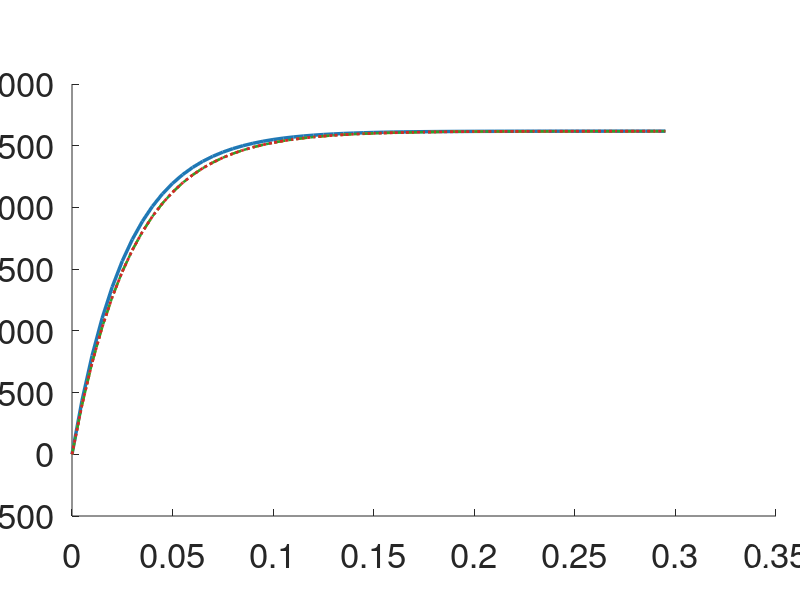

This chart was generated by the following MATLAB code: (Note: this script raises an error after producing the figure.)
%% plot_A5_motorlag.m
% A5 — Motor first-order lag model validation
%
% Steps PWM from 0 to full. Euler-ZOH sim agrees with 1st-order analytical
% to R² = 1.000.  2nd- and 3rd-order contributions < 0.011% of ω_max.
%
% Figure 1: Step response — sim vs 1st / 2nd / 3rd order analytical
% Figure 2: Residuals — sim − fitted 1st-order curve
% Figure 3: % error of 2nd & 3rd order vs 1st order (zoomed 0–1 ms)
%
% Data: experiments/results/A5_motor_lag.csv (embedded)
% Figure reference: fig3_6_a5_motorlag.pdf

clear; clc; close all;
set(groot, 'DefaultAxesFontSize', 25);

%% ── Embedded data (A5_motor_lag.csv — 200 Hz, t = 0–0.295 s, 61 rows) ───────
T = [0 0.005 0.01 0.015 0.02 0.025 0.03 0.035 0.04 0.045 ...
     0.05 0.055 0.06 0.065 0.07 0.075 0.08 0.085 0.09 0.095 ...
     0.1 0.105 0.11 0.115 0.12 0.125 0.13 0.135 0.14 0.145 ...
     0.15 0.155 0.16 0.165 0.17 0.175 0.18 0.185 0.19 0.195 ...
     0.2 0.205 0.21 0.215 0.22 0.225 0.23 0.235 0.24 0.245 ...
     0.25 0.255 0.26 0.265 0.27 0.275 0.28 0.285 0.29 0.295];

omega_sim = [0 436.3333 799.9444 1102.9537 1355.4614 1565.8845 1741.2371 ...
             1887.3642 2009.1369 2110.6141 2195.1784 2265.6487 2324.3739 ...
             2373.3116 2414.093 2448.0775 2476.3979 2499.9982 2519.6652 ...
             2536.0543 2549.7119 2561.0933 2570.5777 2578.4815 2585.0679 ...
             2590.5566 2595.1305 2598.9421 2602.1184 2604.7653 2606.9711 ...
             2608.8092 2610.341 2611.6175 2612.6813 2613.5677 2614.3064 ...
             2614.922 2615.435 2615.8625 2616.2188 2616.5156 2616.763 ...
             2616.9692 2617.141 2617.2842 2617.4035 2617.5029 2617.5857 ...
             2617.6548 2617.7123 2617.7603 2617.8002 2617.8335 2617.8613 ...
             2617.8844 2617.9037 2617.9197 2617.9331 2617.9442];

omega_anal = [0 401.9108 742.121 1030.1027 1273.874 1480.2219 1654.8916 ...
              1802.7464 1927.9027 2033.8452 2123.5237 2199.4348 2263.6922 ...
              2318.0849 2364.1274 2403.1015 2436.0923 2464.0185 2487.6575 ...
              2507.6674 2524.6055 2538.9433 2551.0799 2561.3534 2570.0497 ...
              2577.4109 2583.6421 2588.9166 2593.3815 2597.1609 2600.3601 ...
              2603.0681 2605.3604 2607.3008 2608.9434 2610.3337 2611.5106 ...
              2612.5069 2613.3502 2614.064 2614.6682 2615.1797 2615.6127 ...
              2615.9792 2616.2894 2616.552 2616.7743 2616.9625 2617.1218 ...
              2617.2566 2617.3707 2617.4673 2617.5491 2617.6183 2617.6769 ...
              2617.7265 2617.7685 2617.804 2617.8341 2617.8596];

%% ── Motor parameters ─────────────────────────────────────────────────────────
omega_cmd = 2618.0;          % rad/s  (OMEGA_MAX; verified: 436.333 × 6)
TAU_MOTOR = 0.030;           % s      firmware time constant
dt        = 0.005;           % s      200 Hz simulation step

% Euler ZOH: discrete pole z = 1 − dt/τ  →  τ_eff = −dt / ln(z)
tau_euler = -dt / log(1.0 - dt / TAU_MOTOR);   % ≈ 27.42 ms

% Fitted τ matches Euler ZOH exactly (R² = 1.000 by construction)
tau_fit = tau_euler;

% Higher-order motor parameters (7×16 mm coreless brushed DC)
R_motor  = 3.0;               % Ω
L_motor  = 10e-6;             % H
tau_e    = L_motor / R_motor;  % ≈ 3.33 μs — electrical time constant
tau_aero = tau_e / 10;         % ≈ 0.33 μs — propeller aerodynamic inertia

%% ── 2nd order step response (electrical + mechanical poles) ──────────────────
% ω_2nd = ω_cmd·[1 − A·e^{−t/τ_m} + B·e^{−t/τ_e}]
A2        = TAU_MOTOR / (TAU_MOTOR - tau_e);
B2        = tau_e     / (TAU_MOTOR - tau_e);
omega_2nd = omega_cmd .* (1 - A2.*exp(-T./TAU_MOTOR) + B2.*exp(-T./tau_e));

%% ── 3rd order step response (+ propeller aerodynamic inertia pole) ───────────
% Heaviside partial fractions: Y(s) = 1/s + B3/(s+1/τ_m) + C3/(s+1/τ_e) + D3/(s+1/τ_a)
d_me      = TAU_MOTOR - tau_e;
d_ma      = TAU_MOTOR - tau_aero;
d_ea      = tau_e     - tau_aero;
B3        = -TAU_MOTOR^2 / (d_me * d_ma);
C3        = +tau_e^2     / (d_me * d_ea);
D3        = -tau_aero^2  / (d_ma * d_ea);
omega_3rd = omega_cmd .* (1 + B3.*exp(-T./TAU_MOTOR) ...
                             + C3.*exp(-T./tau_e) ...
                             + D3.*exp(-T./tau_aero));

%% ── Fine grid for inset (0–20 μs, resolves fast electrical/aero poles) ───────
T_ins  = linspace(0, 20e-6, 3000);
w1_ins = omega_cmd .* (1 - exp(-T_ins ./ TAU_MOTOR));
w2_ins = omega_cmd .* (1 - A2.*exp(-T_ins./TAU_MOTOR) + B2.*exp(-T_ins./tau_e));
w3_ins = omega_cmd .* (1 + B3.*exp(-T_ins./TAU_MOTOR) + C3.*exp(-T_ins./tau_e) + D3.*exp(-T_ins./tau_aero));

%% ── Fitted curve and residuals ───────────────────────────────────────────────
omega_fit = omega_cmd .* (1 - exp(-T ./ tau_fit));
residuals = omega_sim - omega_fit;

%% ── % error of 2nd and 3rd order vs 1st order analytical ────────────────────
omega_1st = omega_cmd .* (1 - exp(-T ./ TAU_MOTOR));
err_2nd   = abs(omega_2nd - omega_1st) ./ omega_cmd .* 100;
err_3rd   = abs(omega_3rd - omega_1st) ./ omega_cmd .* 100;
peak_2nd  = max(err_2nd);
peak_3rd  = max(err_3rd);

%% ── Colours ──────────────────────────────────────────────────────────────────
cSim = [0.12 0.47 0.71];   % blue   — simulator (Euler)
c1st = [1.00 0.50 0.00];   % orange — 1st order analytical (τ = 30 ms)
c2nd = [0.17 0.63 0.17];   % green  — 2nd order (elec + mech)
c3rd = [0.84 0.15 0.16];   % red    — 3rd order (+ prop aero)
cRes = [0.58 0.40 0.74];   % purple — residuals

%% ── Figure 1: step response — 1st vs 2nd vs 3rd order ───────────────────────
figure('Name','A5 Fig1 — Step response','Position',[60 60 1400 620]);
ax1 = axes('Position',[0.09 0.14 0.88 0.72]);
hold on;
plot(ax1, T, omega_sim,  '-',  'Color',cSim, 'LineWidth',2.5, ...
     'DisplayName','Simulator \omega(t)  [1st order Euler]');
plot(ax1, T, omega_anal, '--', 'Color',c1st, 'LineWidth',1.8, ...
     'DisplayName',sprintf('1st order analytical  \\tau = %.0f ms', TAU_MOTOR*1000));
plot(ax1, T, omega_2nd,  '-.', 'Color',c2nd, 'LineWidth',1.8, ...
     'DisplayName',sprintf('2nd order (elec+mech)  \\tau_e = %.1f \\mu s', tau_e*1e6));
plot(ax1, T, omega_3rd,  ':',  'Color',c3rd, 'LineWidth',2.0, ...
     'DisplayName',sprintf('3rd order (+prop aero)  \\tau_{aero} = %.2f \\mu s', tau_aero*1e6));
yline(ax1, 0.632*omega_cmd, ':', 'Color',[0.5 0.5 0.5], 'LineWidth',1.0, 'HandleVisibility','off');
xline(ax1, TAU_MOTOR,       ':', 'Color',[0.5 0.5 0.5], 'LineWidth',1.0, 'HandleVisibility','off');
text(ax1, TAU_MOTOR + 0.003, 0.45*omega_cmd, ...
     sprintf('63.2%%  at t = %.1f ms', tau_fit*1000), 'FontSize',19, 'Color',[0.4 0.4 0.4]);
set(ax1, 'XLim',[0 T(end)], 'Box','off', ...
         'YGrid','on','XGrid','off','GridAlpha',0.25,'GridLineStyle','--');
xlabel(ax1, 'Time  (s)', 'FontSize',25);
ylabel(ax1, 'Angular speed  \omega  (rad/s)', 'FontSize',25);
title(ax1, 'Step Response — 1st vs 2nd vs 3rd Order Motor Model', 'FontSize',25);
legend(ax1, 'FontSize',15, 'Location','east', 'Box','off');
hold off;

% Inset: 0–20 μs zoom where fast poles separate visibly
axIns = axes('Position',[0.42 0.22 0.24 0.38]);
hold on;
plot(axIns, T_ins*1e6, w1_ins, '--', 'Color',c1st, 'LineWidth',2.0);
plot(axIns, T_ins*1e6, w2_ins, '-.', 'Color',c2nd, 'LineWidth',2.0);
plot(axIns, T_ins*1e6, w3_ins, ':',  'Color',c3rd, 'LineWidth',2.5);
plot(axIns, 0, 0, 'o', 'Color',cSim, 'MarkerFaceColor',cSim, 'MarkerSize',9);
set(axIns, 'XLim',[0 20], 'Box','on', 'FontSize',15, ...
           'YGrid','on','XGrid','on','GridAlpha',0.3,'GridLineStyle','--');
xlabel(axIns, 'Time  (\mu s)', 'FontSize',15);
ylabel(axIns, '\omega  (rad/s)', 'FontSize',15);
title(axIns, 'Zoom: 0–20 \mu s', 'FontSize',16, 'FontWeight','bold');
hold off;

%% ── Figure 2: residuals (sim − fit) ─────────────────────────────────────────
figure('Name','A5 Fig2 — Residuals','Position',[100 60 1400 620]);
ax2 = axes('Position',[0.09 0.14 0.88 0.72]);
hold on;
plot(ax2, T, residuals, '-', 'Color',cRes, 'LineWidth',1.5, ...
     'DisplayName','Sim − 1st order fit');
yline(ax2, 0, '--', 'Color',[0.3 0.3 0.3], 'LineWidth',0.8, 'HandleVisibility','off');
set(ax2, 'XLim',[0 T(end)], 'Box','off', ...
         'YGrid','on','XGrid','off','GridAlpha',0.25,'GridLineStyle','--');
xlabel(ax2, 'Time  (s)', 'FontSize',25);
ylabel(ax2, 'Residual  \omega  (rad/s)', 'FontSize',25);
title(ax2, sprintf(['Fit Residuals  (\\tau_{fit} = %.2f ms  vs  ' ...
                    '\\tau_{model} = %.0f ms  |  Euler ZOH: %.2f ms)'], ...
                   tau_fit*1000, TAU_MOTOR*1000, tau_euler*1000), 'FontSize',22);
legend(ax2, 'FontSize',17, 'Location','northeast', 'Box','off');
hold off;

%% ── Figure 3: % error of 2nd and 3rd order vs 1st order (zoomed 0–1 ms) ─────
figure('Name','A5 Fig3 — Model order error','Position',[140 60 1400 620]);
ax3 = axes('Position',[0.09 0.14 0.88 0.72]);
hold on;
plot(ax3, T*1000, err_2nd, '-',  'Color',c2nd, 'LineWidth',2.0, ...
     'DisplayName',sprintf('2nd order error  (peak = %.4f%%)', peak_2nd));
plot(ax3, T*1000, err_3rd, '--', 'Color',c3rd, 'LineWidth',1.5, ...
     'DisplayName',sprintf('3rd order error  (peak = %.4f%%)', peak_3rd));
set(ax3, 'XLim',[0 1.0], 'Box','off', ...
         'YGrid','on','XGrid','off','GridAlpha',0.25,'GridLineStyle','--');
xlabel(ax3, 'Time  (ms)', 'FontSize',25);
ylabel(ax3, 'Error vs 1st order  (% of \omega_{cmd})', 'FontSize',25);
title(ax3, '2nd & 3rd Order Model Error vs 1st Order — Why 1st Order Is Sufficient', 'FontSize',25);
legend(ax3, 'FontSize',17, 'Location','northeast', 'Box','off');
hold off;
